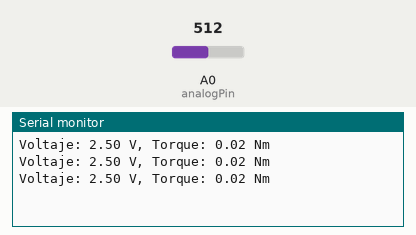
Bench run of a sketch on a simulated Arduino Uno, built with avr-gcc and run on an emulated ATmega328P. Parts: the last lines printed to the serial monitor. The inputs (shaded band) are chosen by the test bench; at power-on: A0 (analogPin) = 512.

Above: at 1.3 s.
1.4 s: A0 (analogPin) set to 716
At 1.9 s:
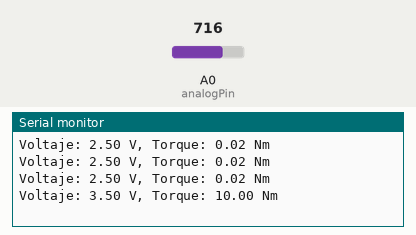
2.9 s: A0 (analogPin) set to 900
At 3.4 s:
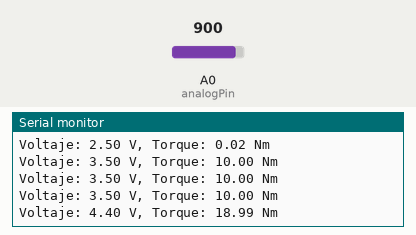
Timing chart, 0 to 5.9 s (numbered marks = the images above; inputs shaded):
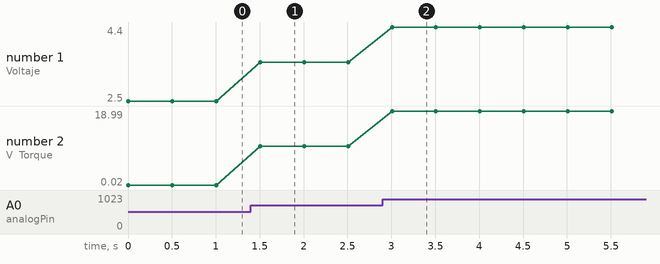

Measured:
- after the input at 1.4 s, the serial monitor: prints a new line after 0.10 s (image 1)
- after the input at 2.9 s, the serial monitor: prints a new line after 0.11 s (image 2)
- plotted number 1: 2.5 → 3.5 after the input at 1.4 s, 3.5 → 4.4 after the input at 2.9 s
- plotted number 2: 0.02 → 10 after the input at 1.4 s, 10 → 18.99 after the input at 2.9 s

The sketch:

momento.ino
```cpp
const int analogPin = A0; // Pin analógico al que está conectada la salida del amplificador diferencial
float voltage = 0.0;      // Variable para almacenar el voltaje leído
float torque = 0.0;       // Variable para almacenar el torque calculado
const float V_REF = 5.0;  // Voltaje de referencia del Arduino (5V)
const int ADC_RES = 1023; // Resolución del ADC del Arduino (1023 para 10 bits)

void setup() {
  Serial.begin(9600);
}

void loop() {
  int sensorValue = analogRead(analogPin); // Lee el valor analógico
  voltage = (sensorValue * V_REF) / ADC_RES; // Convierte el valor analógico a voltaje

  // Calcula el torque basado en el voltaje medido
  // Suponiendo que la relación es lineal: 2.5V es 0 torque
  torque = (voltage - 2.5) * scaleFactor(); // Ajusta el factor de escala

  Serial.print("Voltaje: ");
  Serial.print(voltage);
  Serial.print(" V, Torque: ");
  Serial.print(torque);
  Serial.println(" Nm"); // Ajusta la unidad según la salida de tu torqueímetro

  delay(500); // Espera medio segundo antes de la siguiente lectura
}

float scaleFactor() {
  return 10.0; // Ajusta este valor según la escala de tu torqueímetro
}
```
